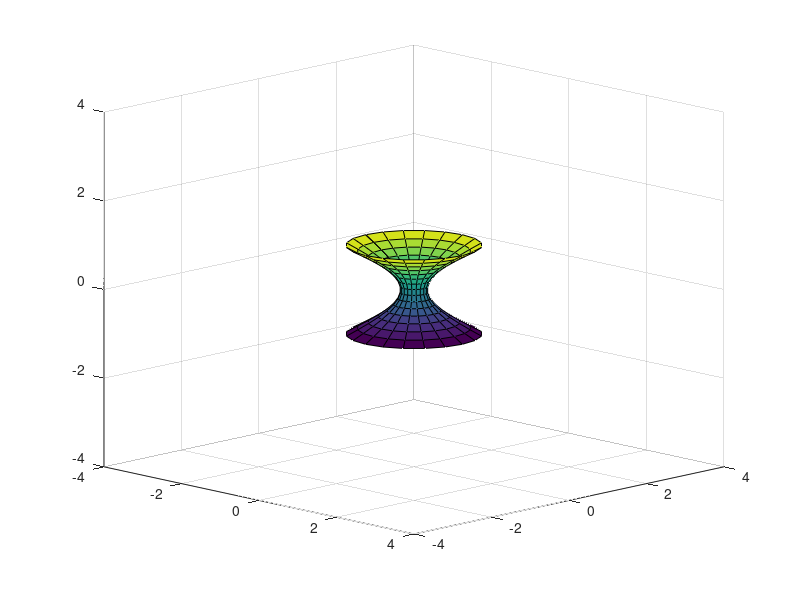

Write MATLAB code to recreate this figure.
% @file     viewer3D.m
% @author   afruehstueck
% @date     30/01/2017

%create a 3D view and show a 3D object in it
function [viewer, points] = viewer3D(dimX, dimY, dimZ)
    if (~exist('dimX', 'var'))
        dimX = [-4, 4];
    end

    if (~exist( 'dimY', 'var'))
        dimY = [-4, 4];
    end
    
    if (~exist( 'dimZ', 'var'))
        dimZ = [-4, 4];
    end

    scr = get(groot, 'ScreenSize');  
    viewer = figure('Name', '3D Viewer', 'NumberTitle', 'off', 'Position', [scr(3)/2 50 scr(3)/3 scr(3)/3]);
    hold on;
    grid on;
    
    axis([dimX dimY dimZ]);
    view(45, 15);

    %[x, y, z] = sphere()
    t = 0 : pi/15 : pi;
    [x, y, z] = cylinder(sin(t) - pi/3 - 0.2);
    
    points(:, :, 1) = x;
    points(:, :, 2) = y;
    points(:, :, 3) = 2*z - 1;
    surf(points(:, :, 1),points(:, :, 2),points(:, :, 3));
    
    drawnow;
end